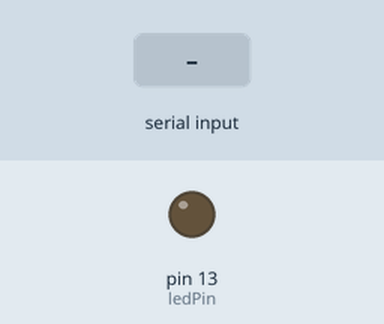
Recording of a sketch running on a simulated Arduino Uno, built with avr-gcc and run on an emulated ATmega328P. Shown: output pins drawn as LEDs (lit = HIGH). The test bench sets the inputs (shaded band). Pins used as bus, display or sensor lines are not drawn; what the sketch prints to the serial monitor is not drawn.

Above: at 1.2 s.
1.3 s: "S" received over Serial
At 1.6 s:
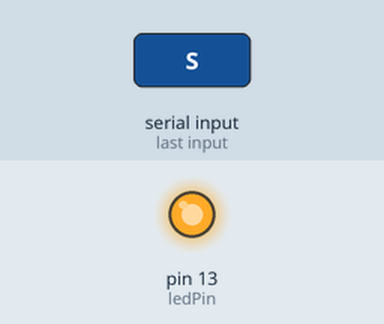
2.8 s: "K" received over Serial
At 3.9 s:
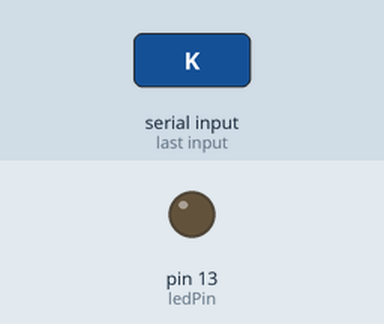
Timing chart, 0 to 5.8 s (numbered marks = the images above; inputs shaded):
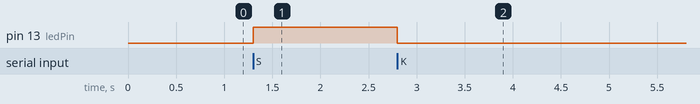

Measured:
- after the input at 1.3 s, pin 13 (ledPin): LOW → HIGH at once
- after the input at 2.8 s, pin 13 (ledPin): HIGH → LOW at once

The sketch:

_3d_scanner_a4988_sixteenth.ino
```cpp
#include <Arduino.h>

/*a4988
//Quarter step

48 steps for full rev
gear ratio 36:16 = 2.25
        steps for stepper ->1steap gear -> angle
full step   2.25 angle 7.5
half step - 4.5 angle 3.75
quarter     9 angle 1.875
eight       18 angle 0.9375
sixteenth   36 angle 0.46875 <=== default  48*36 pulses for full revolution


int photos=120;
int angle=360/photos;
float fixed_angle=(angle/0.46875);
*/

//int fixed_angle=(360/0.46875)

const int ledPin = 13; // the pin that the LED is attached to
int incomingByte;      // a variable to read incoming serial data into
const int stepPin = 2;


void setup() {
  // initialize serial communication:
  Serial.begin(9600);
  // initialize the LED pin as an output:
  pinMode(ledPin, OUTPUT);
  pinMode(stepPin,OUTPUT);
  Serial.print("scanner start\r\n");
}

void loop() {
if (Serial.available() > 0) {
    // read the oldest byte in the serial buffer:
    incomingByte = Serial.read();
    // if it's a capital H (ASCII 72), turn on the LED:
    if (incomingByte == 'S') {
      digitalWrite(ledPin, HIGH);
      pulse(); //turn by 0.46875degrees

       }
     if (incomingByte == 'K') {
      digitalWrite(ledPin, LOW);
    //  pulse(2);
      }
     if (incomingByte == 'p') {
      digitalWrite(ledPin, LOW);
      pulse2(48*36);
      }
     }
//pulse(fixed_angle);
//delay(1000);
}


void pulse2(int stepnum){
 for(int x = 0; x <= stepnum; x++) {
    digitalWrite(stepPin,HIGH);
     delay(30);
   // delayMicroseconds(500);
    digitalWrite(stepPin,LOW);
    delay(30);

}
}

void pulse(){
    digitalWrite(stepPin,HIGH);
     delay(30);
   // delayMicroseconds(500);
    digitalWrite(stepPin,LOW);
    delay(30);

}
```
